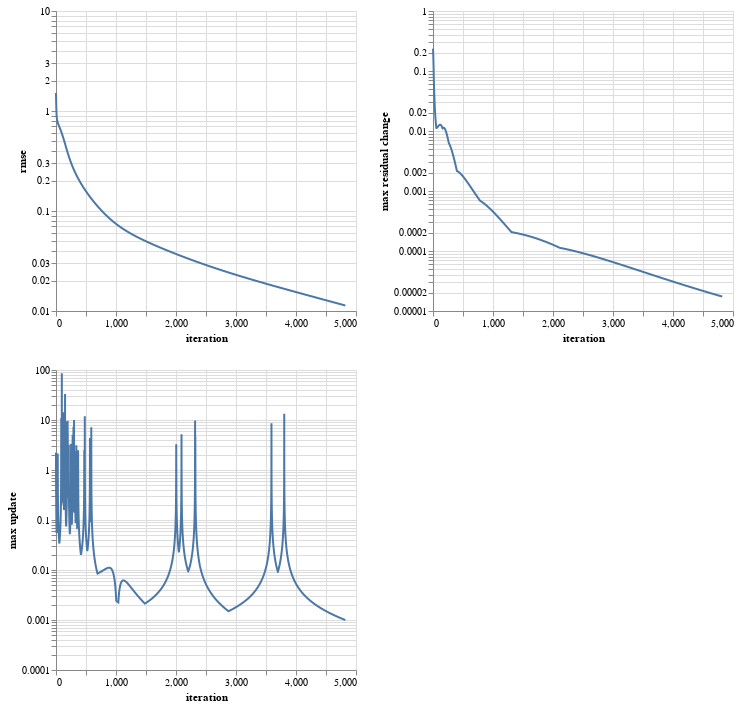

Write notebook code for a chart like this one.
### Markdown cell above
<!-- BEGIN QUESTION -->

### Question 1d: Interpret Diagnostic Plots

Following figures tell us if the optimization algorithm is working properly.

### Code cell
import altair as alt
logscale = alt.Scale(type='log', base=10)
fig_rmse = \
    alt.Chart(output1['rmse'])\
    .mark_line()\
    .encode(
        x='iteration:Q', 
        y=alt.Y('rmse:Q', scale=logscale)
    )
fig_max_residual_change = \
    alt.Chart(output1['rmse'])\
    .mark_line()\
    .encode(
        x='iteration:Q', 
        y=alt.Y('max residual change:Q', scale=logscale)
    )
fig_updates = \
    alt.Chart(output1['update'])\
    .mark_line()\
    .encode(
        x='iteration:Q', 
        y=alt.Y('max update:Q', scale=logscale)
    )
alt.vconcat(
    fig_rmse | fig_max_residual_change,
    fig_updates 
)

### Figure 1 — Vega-Lite specification as saved in the notebook (floating-point values rounded to 4 significant figures; data arrays with more than 128 entries replaced by an {"elided": "..."} marker saying what was removed)
{"config": {"view": {"continuousWidth": 300, "continuousHeight": 300}}, "vconcat": [{"hconcat": [{"mark": {"type": "line"}, "encoding": {"x": {"field": "iteration", "type": "quantitative"}, "y": {"field": "rmse", "scale": {"base": 10, "type": "log"}, "type": "quantitative"}}}, {"mark": {"type": "line"}, "encoding": {"x": {"field": "iteration", "type": "quantitative"}, "y": {"field": "max residual change", "scale": {"base": 10, "type": "log"}, "type": "quantitative"}}}], "data": {"name": "data-ff0d2c9df28b1d1a5b10fd120cb169ee"}}, {"data": {"name": "data-9fa90a5d332528ff2be1aa940f7f54e6"}, "mark": {"type": "line"}, "encoding": {"x": {"field": "iteration", "type": "quantitative"}, "y": {"field": "max update", "scale": {"base": 10, "type": "log"}, "type": "quantitative"}}}], "$schema": "https://vega.github.io/schema/vega-lite/v5.16.3.json", "datasets": {"data-ff0d2c9df28b1d1a5b10fd120cb169ee": {"elided": "4823 records"}, "data-9fa90a5d332528ff2be1aa940f7f54e6": {"elided": "4823 records"}}}
